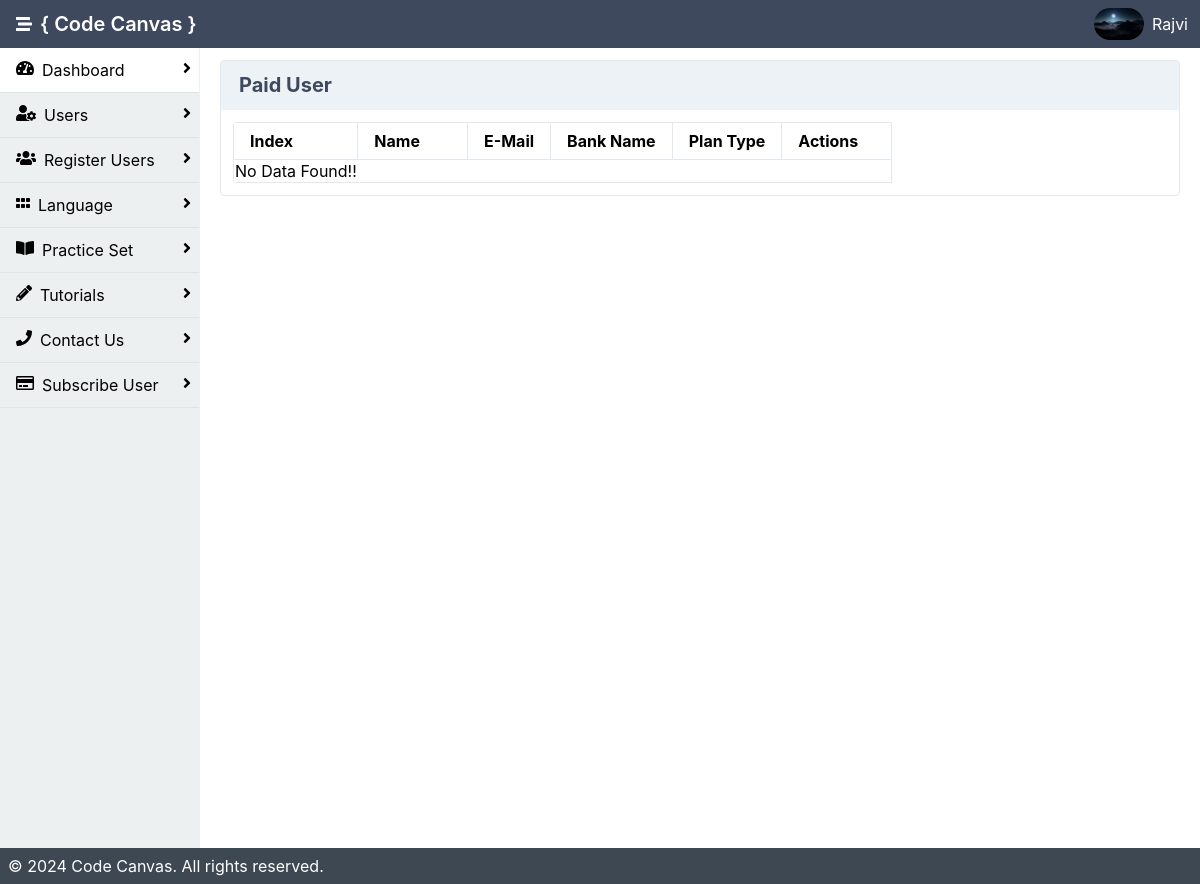
Page /admin/pay.php (signed in) on the earlier database version.
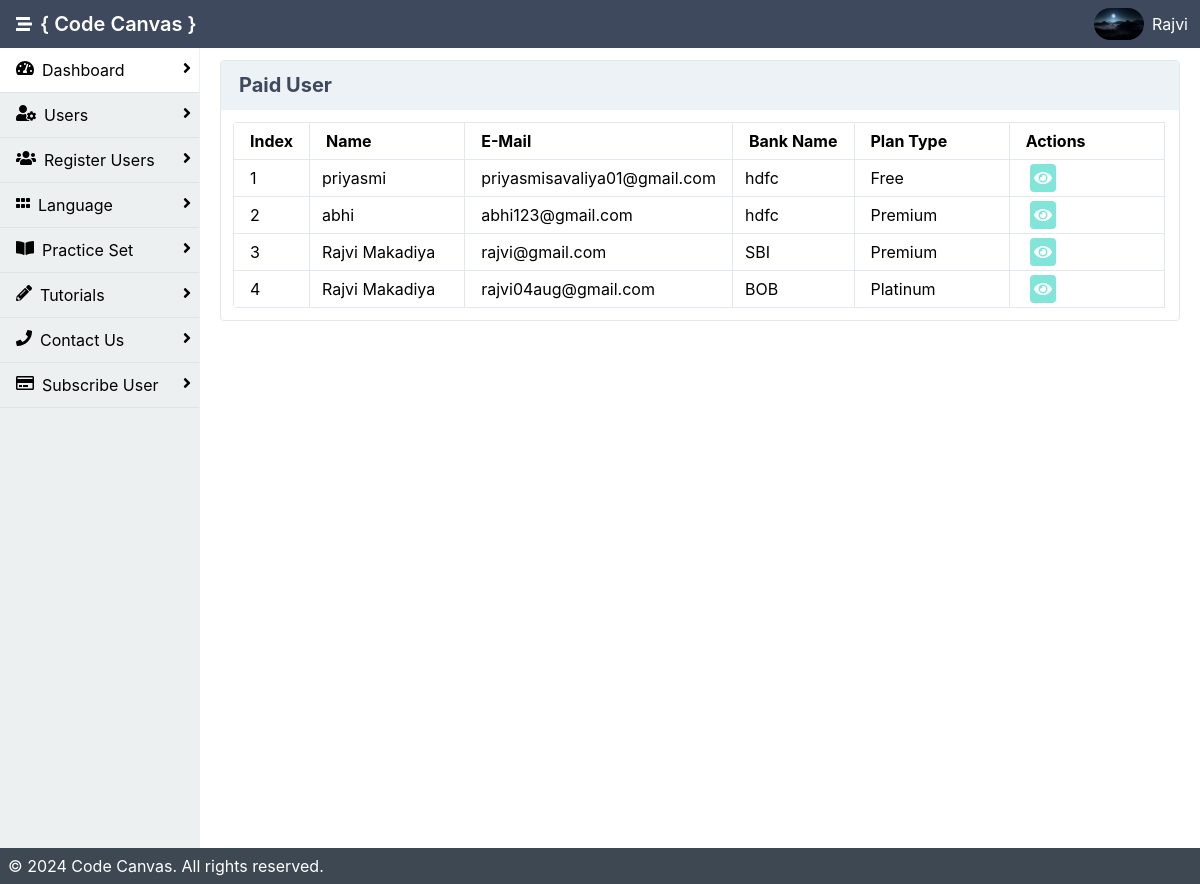
Same page on the later database version.
### tables this page shows
CREATE TABLE `payment` (
  `id` int(200) NOT NULL,
  `name` varchar(200) NOT NULL,
  `email` varchar(200) NOT NULL,
  `bank_name` varchar(200) NOT NULL,
  `account_num` varchar(200) NOT NULL,
  `amount` int(200) NOT NULL,
  `type` varchar(200) NOT NULL,
  `duration` varchar(200) NOT NULL,
  `created_date` date NOT NULL DEFAULT current_timestamp()
);

### admin/pay.php (the view, shortened to what this page needs)
<?php
include 'inc/header.php';
$records_per_page = 8;
$current_page = isset($_GET['page']) ? $_GET['page'] : 1;
$start_from = ($current_page - 1) * $records_per_page;
$qry = "SELECT * FROM payment LIMIT $start_from, $records_per_page";
$data = mysqli_query($con, $qry);
$index_start = ($current_page - 1) * $records_per_page + 0;
?>
<!DOCTYPE html>
<html lang="en">
<div class="mx-auto bg-grey-400">
    <div class="min-h-screen flex flex-col">
        <div class="flex flex-1">
            <?php include 'inc/sidebar.php'; ?>
            <main class="bg-white-500 flex-1 p-3 overflow-hidden">
            <div class="flex flex-1  flex-col md:flex-row lg:flex-row mx-2">
                        <div class="mb-2 border-solid border-gray-300 rounded border shadow-sm w-full">
                        <div class="bg-gray-200 px-2 py-3 border-solid border-gray-200 border-b flex justify-between">
                        <span class="heder">Paid User</span>
                    </div>
                            <div class="p-3">
                                <table class="table-responsive w-full rounded">
                                    <thead>
                                      <tr>
                                          <th class="border px-4 py-2">Index</th>
                                          <th class="border w-1/6 px-4 py-2">Name</th>
                                          <th class="border px-4 py-2">E-Mail</th>
                                          <th class="border px-4 py-2">Bank Name</th>
                                        <th class="border w-1/6 px-4 py-2">Plan Type</th>
                                        <th class="border w-1/6 px-4 py-2">Actions</th>
                                      </tr>
                                    </thead>
                                    <tbody>
                                    <?php
                                    $i = $index_start;
                                    $co=0;
                                    if(mysqli_num_rows($data) > 0 ){
                                    while($result= mysqli_fetch_assoc($data)){
                                        $i++;
                                        $popup_container = "popup-container".$i;
                                    ?>
                                        <tr>
                                            <td class="border px-4 py-2"><?php echo $i;?></td>
                                            <td class="border px-3 py-2"><?php echo $result['name'];?></td>
                                            <td class="border px-4 py-2"><?php echo $result['email'];?></td>
                                            <td class="border px-3 py-2"><?php echo strip_tags($result['bank_name']);?></td>
                                            <td class="border px-4 py-2">
                                                <?php echo $result['type'];?></td>
                                            <td class="border px-4 py-2">
                                            <a class="bg-teal-300 cursor-pointer rounded p-1 mx-1 text-white">
                                                        <i class="fas fa-eye" onclick="openPopup('<?php echo $popup_container; ?>')"></i></a>
                                            </td>
                                        </tr>
                                        <?php $co++; } }else{
                                            ?>
                        <tr class="border"><td>No Data Found!!</td></tr>
                                            <?php
                    }?>
                                    </tbody>
                                </table>
                            </div>
                        </div>
                    </div>
                    <div class="p-3">
                        </div>
                </div>
        </div>
        <?php include 'inc/footer.php'; ?>
    </div>
</body>
</html>

Differences in the rows shown:
added payment: name "priyasmi", email "priyasmisavaliya01@gmail.com", bank_name "hdfc", type "Free"
added payment: name "abhi", email "abhi123@gmail.com", bank_name "hdfc", type "Premium"
added payment: name "Rajvi Makadiya", email "rajvi@gmail.com", bank_name "SBI", type "Premium"
added payment: name "Rajvi Makadiya", email "rajvi04aug@gmail.com", bank_name "BOB", type "Platinum"
Other differences:
text no longer shown: "No Data Found!!"
